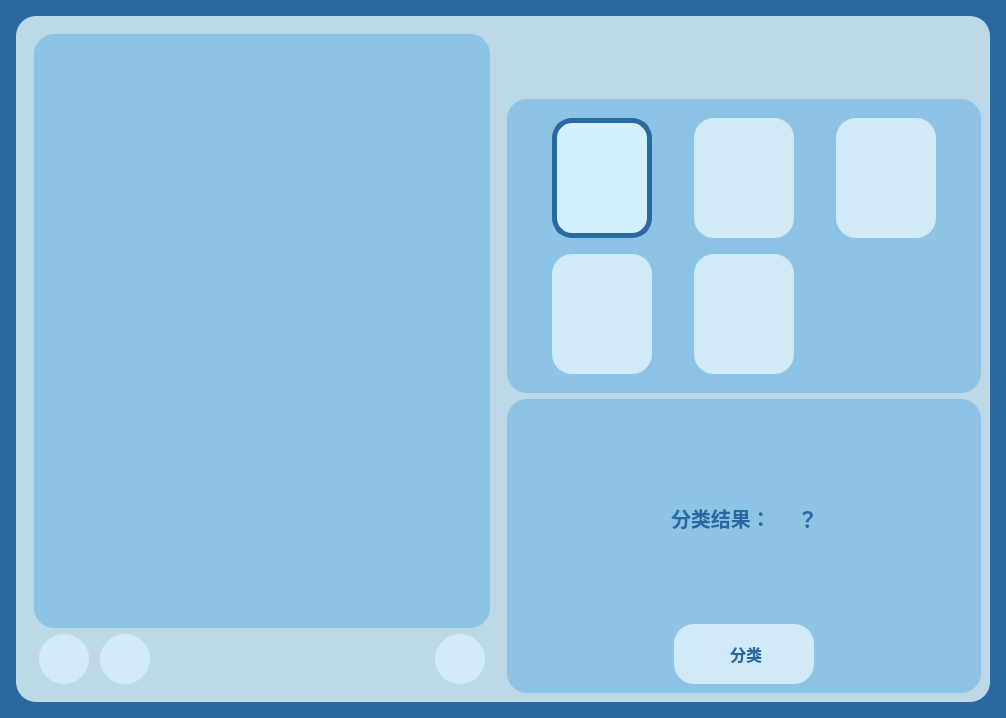
<?xml version="1.0" encoding="UTF-8"?>
<ui version="4.0">
 <class>MainWindow</class>
 <widget class="QWidget" name="MainWindow">
  <property name="geometry">
   <rect>
    <x>0</x>
    <y>0</y>
    <width>1006</width>
    <height>718</height>
   </rect>
  </property>
  <property name="windowTitle">
   <string>Form</string>
  </property>
  <property name="styleSheet">
   <string notr="true">background-color: rgb(40, 105, 161);
</string>
  </property>
  <layout class="QGridLayout" name="gridLayout">
   <item row="1" column="1">
    <widget class="QWidget" name="widget" native="true">
     <property name="styleSheet">
      <string notr="true">background-color: rgb(189, 217, 231);
border-radius: 20px;</string>
     </property>
     <layout class="QHBoxLayout" name="horizontalLayout">
      <item>
       <widget class="QWidget" name="pic_area" native="true">
        <layout class="QVBoxLayout" name="picture_area">
         <item>
          <widget class="QGraphicsView" name="graphicsView">
           <property name="styleSheet">
            <string notr="true">QGraphicsView
{
	background-color: rgb(141, 196, 230);
	border-radius: 20px;
}
QScrollBar:vertical
{
    width:20px;
    background:rgb(141, 196, 230);
    padding-top:20px;
    padding-bottom:20px;
    border-radius:10px; 
}
QScrollBar::handle:vertical
{
    width:20px;
    background:rgb(208, 234, 247);
    border-radius:10px;   
    min-height:20px;
}
QScrollBar::handle:vertical:hover
{
    width:20px;
    background:rgb(211, 240, 255);
    border-radius:10px;
    min-height:20px;
}
QScrollBar::add-page:vertical,QScrollBar::sub-page:vertical   
{
    background:rgb(141, 196, 230);
    border-radius:10px; 
}
QScrollBar::sub-line:vertical
{
    height:20px;
    width:20px;
    border-image:url(:/icons/up.png);
    border-radius:10px; 
    subcontrol-position:top;
}
QScrollBar::add-line:vertical
{
    height:20px;
    width:20px;
    border-image:url(:/icons/down.png);
    border-radius:10px; 
    subcontrol-position:bottom;
}
QScrollBar::sub-line:vertical:hover
{
    height:20px;
    width:20px;
    border-image:url(:/icons/up_touch.png);
    border-radius:10px; 
    subcontrol-position:top;
}
QScrollBar::add-line:vertical:hover
{
    height:20px;
    width:20px;
    border-image:url(:/icons/down_touch.png);
    border-radius:10px; 
    subcontrol-position:bottom;
}

QScrollBar:horizontal
{
    height:20px;
    background:rgb(141, 196, 230);
    padding-left:20px;
    padding-right:20px;
    border-radius:10px; 
}
QScrollBar::handle:horizontal
{
    height:20px;
    background:rgb(208, 234, 247);
    border-radius:10px;   
    min-width:20px;
}
QScrollBar::handle:horizontal:hover
{
    height:20px;
    background:rgb(211, 240, 255);
    border-radius:10px;
    min-width:20px;
}
QScrollBar::add-page:horizontal,QScrollBar::sub-page:horizontal   
{
    background:rgb(141, 196, 230);
    border-radius:10px; 
}
QScrollBar::sub-line:horizontal
{
    height:20px;
    width:20px;
    border-image:url(:/icons/left.png);
    border-radius:10px; 
    subcontrol-position:left;
}
QScrollBar::add-line:horizontal
{
    height:20px;
    width:20px;
    border-image:url(:/icons/right.png);
    border-radius:10px; 
    subcontrol-position:right;
}
QScrollBar::sub-line:horizontal:hover
{
    height:20px;
    width:20px;
    border-image:url(:/icons/left_touch.png);
    border-radius:10px; 
    subcontrol-position:left;
}
QScrollBar::add-line:horizontal:hover
{
    height:20px;
    width:20px;
    border-image:url(:/icons/right_touch.png);
    border-radius:10px; 
    subcontrol-position:right;
}</string>
           </property>
           <property name="horizontalScrollBarPolicy">
            <enum>Qt::ScrollBarAsNeeded</enum>
           </property>
          </widget>
         </item>
         <item>
          <layout class="QHBoxLayout" name="button_area">
           <item>
            <spacer name="horizontalSpacer_5">
             <property name="orientation">
              <enum>Qt::Horizontal</enum>
             </property>
             <property name="sizeType">
              <enum>QSizePolicy::Fixed</enum>
             </property>
             <property name="sizeHint" stdset="0">
              <size>
               <width>5</width>
               <height>20</height>
              </size>
             </property>
            </spacer>
           </item>
           <item>
            <widget class="QPushButton" name="exit_btn">
             <property name="minimumSize">
              <size>
               <width>50</width>
               <height>50</height>
              </size>
             </property>
             <property name="maximumSize">
              <size>
               <width>50</width>
               <height>50</height>
              </size>
             </property>
             <property name="cursor">
              <cursorShape>OpenHandCursor</cursorShape>
             </property>
             <property name="styleSheet">
              <string notr="true">QPushButton
{
	background-color: rgb(208, 234, 247);
	border-radius: 25px;
}
QToolTip
{
    color:rgb(40, 105, 161);
    background-color:rgb(208, 234, 247);
    border:1px solid rgb(40, 105, 161);
}
QPushButton:hover {
	background-color: rgb(211, 240, 255);
	border-radius: 25px;
}
QPushButton:pressed {
	background-color: rgb(179, 206, 219);
	border-radius: 25px;
	border:1px solid rgb(128, 128, 128);
}</string>
             </property>
             <property name="text">
              <string/>
             </property>
             <property name="icon">
              <iconset resource="resource.qrc">
               <normaloff>:/icons/exit.png</normaloff>:/icons/exit.png</iconset>
             </property>
             <property name="iconSize">
              <size>
               <width>32</width>
               <height>32</height>
              </size>
             </property>
            </widget>
           </item>
           <item>
            <spacer name="horizontalSpacer_6">
             <property name="orientation">
              <enum>Qt::Horizontal</enum>
             </property>
             <property name="sizeType">
              <enum>QSizePolicy::Fixed</enum>
             </property>
             <property name="sizeHint" stdset="0">
              <size>
               <width>5</width>
               <height>20</height>
              </size>
             </property>
            </spacer>
           </item>
           <item>
            <widget class="QPushButton" name="minimize_btn">
             <property name="minimumSize">
              <size>
               <width>50</width>
               <height>50</height>
              </size>
             </property>
             <property name="maximumSize">
              <size>
               <width>50</width>
               <height>50</height>
              </size>
             </property>
             <property name="cursor">
              <cursorShape>OpenHandCursor</cursorShape>
             </property>
             <property name="styleSheet">
              <string notr="true">QPushButton
{
	background-color: rgb(208, 234, 247);
	border-radius: 25px;
}
QToolTip
{
    color:rgb(40, 105, 161);
    background-color:rgb(208, 234, 247);
    border:1px solid rgb(40, 105, 161);
}
QPushButton:hover {
	background-color: rgb(211, 240, 255);
	border-radius: 25px;
}
QPushButton:pressed {
	background-color: rgb(179, 206, 219);
	border-radius: 25px;
	border:1px solid rgb(128, 128, 128);
}</string>
             </property>
             <property name="text">
              <string/>
             </property>
             <property name="icon">
              <iconset resource="resource.qrc">
               <normaloff>:/icons/minimize.png</normaloff>:/icons/minimize.png</iconset>
             </property>
             <property name="iconSize">
              <size>
               <width>32</width>
               <height>32</height>
              </size>
             </property>
            </widget>
           </item>
           <item>
            <spacer name="horizontalSpacer_3">
             <property name="orientation">
              <enum>Qt::Horizontal</enum>
             </property>
             <property name="sizeHint" stdset="0">
              <size>
               <width>40</width>
               <height>20</height>
              </size>
             </property>
            </spacer>
           </item>
           <item>
            <widget class="QPushButton" name="open_btn">
             <property name="minimumSize">
              <size>
               <width>50</width>
               <height>50</height>
              </size>
             </property>
             <property name="maximumSize">
              <size>
               <width>50</width>
               <height>50</height>
              </size>
             </property>
             <property name="cursor">
              <cursorShape>OpenHandCursor</cursorShape>
             </property>
             <property name="styleSheet">
              <string notr="true">QPushButton
{
	background-color: rgb(208, 234, 247);
	border-radius: 25px;
}
QToolTip
{
    color:rgb(40, 105, 161);
    background-color:rgb(208, 234, 247);
    border:1px solid rgb(40, 105, 161);
}
QPushButton:hover {
	background-color: rgb(211, 240, 255);
	border-radius: 25px;
}
QPushButton:pressed {
	background-color: rgb(179, 206, 219);
	border-radius: 25px;
	border:1px solid rgb(128, 128, 128);
}</string>
             </property>
             <property name="text">
              <string/>
             </property>
             <property name="icon">
              <iconset resource="resource.qrc">
               <normaloff>:/icons/open.png</normaloff>:/icons/open.png</iconset>
             </property>
             <property name="iconSize">
              <size>
               <width>32</width>
               <height>32</height>
              </size>
             </property>
            </widget>
           </item>
           <item>
            <spacer name="horizontalSpacer_4">
             <property name="orientation">
              <enum>Qt::Horizontal</enum>
             </property>
             <property name="sizeType">
              <enum>QSizePolicy::Fixed</enum>
             </property>
             <property name="sizeHint" stdset="0">
              <size>
               <width>5</width>
               <height>20</height>
              </size>
             </property>
            </spacer>
           </item>
          </layout>
         </item>
        </layout>
       </widget>
      </item>
      <item>
       <spacer name="horizontalSpacer_7">
        <property name="orientation">
         <enum>Qt::Horizontal</enum>
        </property>
        <property name="sizeType">
         <enum>QSizePolicy::Fixed</enum>
        </property>
        <property name="sizeHint" stdset="0">
         <size>
          <width>2</width>
          <height>20</height>
         </size>
        </property>
       </spacer>
      </item>
      <item>
       <layout class="QVBoxLayout" name="verticalLayout">
        <item>
         <layout class="QHBoxLayout" name="horizontalLayout_2">
          <item>
           <widget class="QLabel" name="label">
            <property name="minimumSize">
             <size>
              <width>300</width>
              <height>68</height>
             </size>
            </property>
            <property name="maximumSize">
             <size>
              <width>300</width>
              <height>68</height>
             </size>
            </property>
            <property name="layoutDirection">
             <enum>Qt::LeftToRight</enum>
            </property>
            <property name="text">
             <string/>
            </property>
            <property name="pixmap">
             <pixmap resource="resource.qrc">:/icons/bg.png</pixmap>
            </property>
            <property name="scaledContents">
             <bool>true</bool>
            </property>
           </widget>
          </item>
         </layout>
        </item>
        <item>
         <widget class="QWidget" name="model_area" native="true">
          <property name="styleSheet">
           <string notr="true">background-color: rgb(141, 196, 230);
border-radius: 20px;</string>
          </property>
          <layout class="QGridLayout" name="gridLayout_3">
           <item row="2" column="2">
            <widget class="QPushButton" name="model_3_btn">
             <property name="minimumSize">
              <size>
               <width>100</width>
               <height>120</height>
              </size>
             </property>
             <property name="maximumSize">
              <size>
               <width>100</width>
               <height>120</height>
              </size>
             </property>
             <property name="styleSheet">
              <string notr="true">QPushButton
{
	background-color: rgb(208, 234, 247);
	border-radius: 20px;
	color: rgb(40, 105, 161);
}
QToolTip
{
    color:rgb(40, 105, 161);
    background-color:rgb(208, 234, 247);
    border:1px solid rgb(40, 105, 161);
}
QPushButton:hover {
	background-color: rgb(211, 240, 255);
	border-radius: 20px;
	color: rgb(40, 105, 161);
}
QPushButton:pressed {
	background-color: rgb(179, 206, 219);
	border-radius: 20px;
	border:1px solid rgb(128, 128, 128);
	color: rgb(40, 105, 161);
}
QPushButton:checked {
	background-color: rgb(211, 240, 255);
	border-radius: 20px;
	color: rgb(40, 105, 161);
	border:5px solid rgb(40, 105, 161);
}</string>
             </property>
             <property name="text">
              <string/>
             </property>
             <property name="icon">
              <iconset resource="resource.qrc">
               <normaloff>:/icons/VGGNet.png</normaloff>:/icons/VGGNet.png</iconset>
             </property>
             <property name="iconSize">
              <size>
               <width>85</width>
               <height>85</height>
              </size>
             </property>
             <property name="checkable">
              <bool>true</bool>
             </property>
            </widget>
           </item>
           <item row="2" column="0">
            <widget class="QPushButton" name="model_1_btn">
             <property name="minimumSize">
              <size>
               <width>100</width>
               <height>120</height>
              </size>
             </property>
             <property name="maximumSize">
              <size>
               <width>100</width>
               <height>120</height>
              </size>
             </property>
             <property name="styleSheet">
              <string notr="true">QPushButton
{
	background-color: rgb(208, 234, 247);
	border-radius: 20px;
	color: rgb(40, 105, 161);
}
QToolTip
{
    color:rgb(40, 105, 161);
    background-color:rgb(208, 234, 247);
    border:1px solid rgb(40, 105, 161);
}
QPushButton:hover {
	background-color: rgb(211, 240, 255);
	border-radius: 20px;
	color: rgb(40, 105, 161);
}
QPushButton:pressed {
	background-color: rgb(179, 206, 219);
	border-radius: 20px;
	border:1px solid rgb(128, 128, 128);
	color: rgb(40, 105, 161);
}
QPushButton:checked {
	background-color: rgb(211, 240, 255);
	border-radius: 20px;
	color: rgb(40, 105, 161);
	border:5px solid rgb(40, 105, 161);
}</string>
             </property>
             <property name="text">
              <string/>
             </property>
             <property name="icon">
              <iconset resource="resource.qrc">
               <normaloff>:/icons/LeNet-5.png</normaloff>:/icons/LeNet-5.png</iconset>
             </property>
             <property name="iconSize">
              <size>
               <width>80</width>
               <height>80</height>
              </size>
             </property>
             <property name="checkable">
              <bool>true</bool>
             </property>
             <property name="checked">
              <bool>true</bool>
             </property>
            </widget>
           </item>
           <item row="2" column="1">
            <widget class="QPushButton" name="model_2_btn">
             <property name="minimumSize">
              <size>
               <width>100</width>
               <height>120</height>
              </size>
             </property>
             <property name="maximumSize">
              <size>
               <width>100</width>
               <height>120</height>
              </size>
             </property>
             <property name="styleSheet">
              <string notr="true">QPushButton
{
	background-color: rgb(208, 234, 247);
	border-radius: 20px;
	color: rgb(40, 105, 161);
}
QToolTip
{
    color:rgb(40, 105, 161);
    background-color:rgb(208, 234, 247);
    border:1px solid rgb(40, 105, 161);
}
QPushButton:hover {
	background-color: rgb(211, 240, 255);
	border-radius: 20px;
	color: rgb(40, 105, 161);
}
QPushButton:pressed {
	background-color: rgb(179, 206, 219);
	border-radius: 20px;
	border:1px solid rgb(128, 128, 128);
	color: rgb(40, 105, 161);
}
QPushButton:checked {
	background-color: rgb(211, 240, 255);
	border-radius: 20px;
	color: rgb(40, 105, 161);
	border:5px solid rgb(40, 105, 161);
}</string>
             </property>
             <property name="text">
              <string/>
             </property>
             <property name="icon">
              <iconset resource="resource.qrc">
               <normaloff>:/icons/AlexNet.png</normaloff>:/icons/AlexNet.png</iconset>
             </property>
             <property name="iconSize">
              <size>
               <width>85</width>
               <height>85</height>
              </size>
             </property>
             <property name="checkable">
              <bool>true</bool>
             </property>
            </widget>
           </item>
           <item row="3" column="0">
            <widget class="QPushButton" name="model_4_btn">
             <property name="minimumSize">
              <size>
               <width>100</width>
               <height>120</height>
              </size>
             </property>
             <property name="maximumSize">
              <size>
               <width>100</width>
               <height>120</height>
              </size>
             </property>
             <property name="styleSheet">
              <string notr="true">QPushButton
{
	background-color: rgb(208, 234, 247);
	border-radius: 20px;
	color: rgb(40, 105, 161);
}
QToolTip
{
    color:rgb(40, 105, 161);
    background-color:rgb(208, 234, 247);
    border:1px solid rgb(40, 105, 161);
}
QPushButton:hover {
	background-color: rgb(211, 240, 255);
	border-radius: 20px;
	color: rgb(40, 105, 161);
}
QPushButton:pressed {
	background-color: rgb(179, 206, 219);
	border-radius: 20px;
	border:1px solid rgb(128, 128, 128);
	color: rgb(40, 105, 161);
}
QPushButton:checked {
	background-color: rgb(211, 240, 255);
	border-radius: 20px;
	color: rgb(40, 105, 161);
	border:5px solid rgb(40, 105, 161);
}</string>
             </property>
             <property name="text">
              <string/>
             </property>
             <property name="icon">
              <iconset resource="resource.qrc">
               <normaloff>:/icons/GoogLenet.png</normaloff>:/icons/GoogLenet.png</iconset>
             </property>
             <property name="iconSize">
              <size>
               <width>90</width>
               <height>90</height>
              </size>
             </property>
             <property name="checkable">
              <bool>true</bool>
             </property>
            </widget>
           </item>
           <item row="3" column="1">
            <widget class="QPushButton" name="model_5_btn">
             <property name="minimumSize">
              <size>
               <width>100</width>
               <height>120</height>
              </size>
             </property>
             <property name="maximumSize">
              <size>
               <width>100</width>
               <height>120</height>
              </size>
             </property>
             <property name="styleSheet">
              <string notr="true">QPushButton
{
	background-color: rgb(208, 234, 247);
	border-radius: 20px;
	color: rgb(40, 105, 161);
}
QToolTip
{
    color:rgb(40, 105, 161);
    background-color:rgb(208, 234, 247);
    border:1px solid rgb(40, 105, 161);
}
QPushButton:hover {
	background-color: rgb(211, 240, 255);
	border-radius: 20px;
	color: rgb(40, 105, 161);
}
QPushButton:pressed {
	background-color: rgb(179, 206, 219);
	border-radius: 20px;
	border:1px solid rgb(128, 128, 128);
	color: rgb(40, 105, 161);
}
QPushButton:checked {
	background-color: rgb(211, 240, 255);
	border-radius: 20px;
	color: rgb(40, 105, 161);
	border:5px solid rgb(40, 105, 161);
}</string>
             </property>
             <property name="text">
              <string/>
             </property>
             <property name="icon">
              <iconset resource="resource.qrc">
               <normaloff>:/icons/ResNet.png</normaloff>:/icons/ResNet.png</iconset>
             </property>
             <property name="iconSize">
              <size>
               <width>85</width>
               <height>85</height>
              </size>
             </property>
             <property name="checkable">
              <bool>true</bool>
             </property>
            </widget>
           </item>
          </layout>
         </widget>
        </item>
        <item>
         <widget class="QWidget" name="result_area" native="true">
          <property name="styleSheet">
           <string notr="true">background-color: rgb(141, 196, 230);
border-radius: 20px;</string>
          </property>
          <layout class="QVBoxLayout" name="verticalLayout_5">
           <item>
            <spacer name="verticalSpacer_3">
             <property name="orientation">
              <enum>Qt::Vertical</enum>
             </property>
             <property name="sizeType">
              <enum>QSizePolicy::Fixed</enum>
             </property>
             <property name="sizeHint" stdset="0">
              <size>
               <width>20</width>
               <height>10</height>
              </size>
             </property>
            </spacer>
           </item>
           <item>
            <layout class="QHBoxLayout" name="horizontalLayout_6">
             <item>
              <spacer name="horizontalSpacer_10">
               <property name="orientation">
                <enum>Qt::Horizontal</enum>
               </property>
               <property name="sizeHint" stdset="0">
                <size>
                 <width>40</width>
                 <height>20</height>
                </size>
               </property>
              </spacer>
             </item>
             <item>
              <widget class="QLabel" name="label_2">
               <property name="font">
                <font>
                 <family>微软雅黑</family>
                 <pointsize>15</pointsize>
                 <weight>75</weight>
                 <bold>true</bold>
                </font>
               </property>
               <property name="styleSheet">
                <string notr="true">color: rgb(40, 105, 161);</string>
               </property>
               <property name="text">
                <string>分类结果：</string>
               </property>
              </widget>
             </item>
             <item>
              <spacer name="horizontalSpacer_9">
               <property name="orientation">
                <enum>Qt::Horizontal</enum>
               </property>
               <property name="sizeType">
                <enum>QSizePolicy::Fixed</enum>
               </property>
               <property name="sizeHint" stdset="0">
                <size>
                 <width>20</width>
                 <height>20</height>
                </size>
               </property>
              </spacer>
             </item>
             <item>
              <widget class="QLabel" name="result_label">
               <property name="font">
                <font>
                 <family>微软雅黑</family>
                 <pointsize>15</pointsize>
                 <weight>75</weight>
                 <bold>true</bold>
                </font>
               </property>
               <property name="layoutDirection">
                <enum>Qt::LeftToRight</enum>
               </property>
               <property name="styleSheet">
                <string notr="true">color: rgb(40, 105, 161);</string>
               </property>
               <property name="text">
                <string>&lt;html&gt;&lt;head/&gt;&lt;body&gt;&lt;p align=&quot;center&quot;&gt;&lt;span style=&quot; font-size:16pt; font-weight:600;&quot;&gt;？&lt;/span&gt;&lt;/p&gt;&lt;/body&gt;&lt;/html&gt;</string>
               </property>
              </widget>
             </item>
             <item>
              <spacer name="horizontalSpacer_8">
               <property name="orientation">
                <enum>Qt::Horizontal</enum>
               </property>
               <property name="sizeHint" stdset="0">
                <size>
                 <width>40</width>
                 <height>20</height>
                </size>
               </property>
              </spacer>
             </item>
            </layout>
           </item>
           <item>
            <layout class="QHBoxLayout" name="horizontalLayout_4">
             <item>
              <widget class="QPushButton" name="predict_btn">
               <property name="minimumSize">
                <size>
                 <width>140</width>
                 <height>60</height>
                </size>
               </property>
               <property name="maximumSize">
                <size>
                 <width>140</width>
                 <height>60</height>
                </size>
               </property>
               <property name="font">
                <font>
                 <family>微软雅黑</family>
                 <pointsize>12</pointsize>
                 <weight>75</weight>
                 <bold>true</bold>
                </font>
               </property>
               <property name="cursor">
                <cursorShape>OpenHandCursor</cursorShape>
               </property>
               <property name="layoutDirection">
                <enum>Qt::LeftToRight</enum>
               </property>
               <property name="autoFillBackground">
                <bool>false</bool>
               </property>
               <property name="styleSheet">
                <string notr="true">QPushButton{
color: rgb(40, 105, 161);
border-radius: 20px;
background-color: rgb(208, 234, 247);
padding:12px;
text-align:center;
}
QToolTip
{
    color:rgb(40, 105, 161);
    background-color:rgb(208, 234, 247);
    border:1px solid rgb(40, 105, 161);
}
QPushButton:hover {
    color: rgb(40, 105, 161);
	border-radius: 20px;
	background-color: rgb(211, 240, 255);
	padding:12px;
	text-align:center;
}
QPushButton:pressed {
    color: rgb(40, 105, 161);
	border-radius: 20px;
	background-color: rgb(179, 206, 219);
	padding:12px;
	text-align:center;
	border:1px solid rgb(128, 128, 128);
}</string>
               </property>
               <property name="text">
                <string> 分类</string>
               </property>
               <property name="icon">
                <iconset resource="resource.qrc">
                 <normaloff>:/icons/predict.png</normaloff>:/icons/predict.png</iconset>
               </property>
               <property name="iconSize">
                <size>
                 <width>32</width>
                 <height>32</height>
                </size>
               </property>
              </widget>
             </item>
            </layout>
           </item>
          </layout>
         </widget>
        </item>
       </layout>
      </item>
     </layout>
    </widget>
   </item>
   <item row="1" column="0">
    <spacer name="horizontalSpacer">
     <property name="orientation">
      <enum>Qt::Horizontal</enum>
     </property>
     <property name="sizeType">
      <enum>QSizePolicy::Fixed</enum>
     </property>
     <property name="sizeHint" stdset="0">
      <size>
       <width>5</width>
       <height>20</height>
      </size>
     </property>
    </spacer>
   </item>
   <item row="0" column="1">
    <spacer name="verticalSpacer">
     <property name="orientation">
      <enum>Qt::Vertical</enum>
     </property>
     <property name="sizeType">
      <enum>QSizePolicy::Fixed</enum>
     </property>
     <property name="sizeHint" stdset="0">
      <size>
       <width>20</width>
       <height>5</height>
      </size>
     </property>
    </spacer>
   </item>
   <item row="1" column="2">
    <spacer name="horizontalSpacer_2">
     <property name="orientation">
      <enum>Qt::Horizontal</enum>
     </property>
     <property name="sizeType">
      <enum>QSizePolicy::Fixed</enum>
     </property>
     <property name="sizeHint" stdset="0">
      <size>
       <width>5</width>
       <height>20</height>
      </size>
     </property>
    </spacer>
   </item>
   <item row="2" column="1">
    <spacer name="verticalSpacer_2">
     <property name="orientation">
      <enum>Qt::Vertical</enum>
     </property>
     <property name="sizeType">
      <enum>QSizePolicy::Fixed</enum>
     </property>
     <property name="sizeHint" stdset="0">
      <size>
       <width>20</width>
       <height>5</height>
      </size>
     </property>
    </spacer>
   </item>
  </layout>
 </widget>
 <resources>
  <include location="resource.qrc"/>
 </resources>
 <connections/>
</ui>
